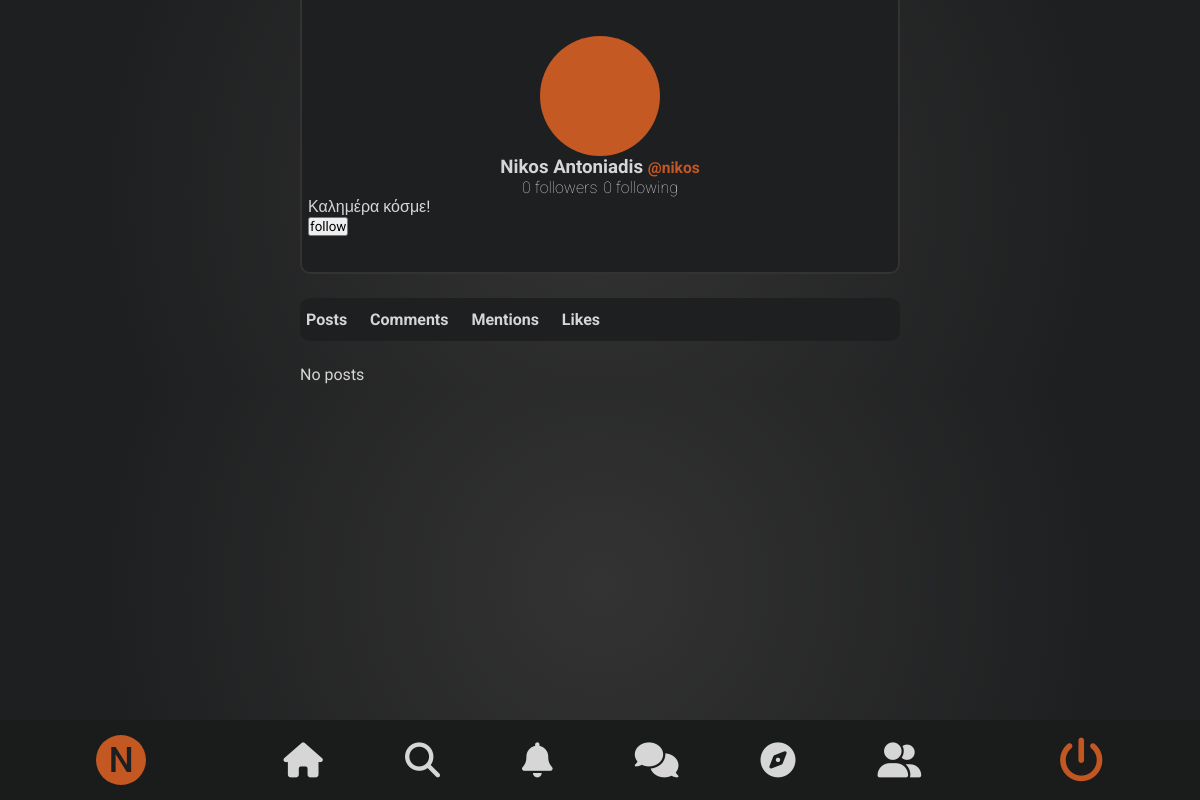
Screenshot of /profile.php (signed in) with the database file from the repository.
### tables this page shows
CREATE TABLE `users` (
  `id` int(10) UNSIGNED NOT NULL,
  `username` varchar(20) DEFAULT NULL,
  `fullname` varchar(60) DEFAULT NULL,
  `bio` varchar(300) DEFAULT NULL,
  `avatar` varchar(50) DEFAULT NULL,
  `type` tinyint(4) DEFAULT 1,
  `status` tinyint(4) DEFAULT 0,
  `followers` int(10) UNSIGNED DEFAULT 0,
  `following` int(10) UNSIGNED DEFAULT 0,
  `auth_key` varchar(50) DEFAULT NULL
);

### app/model/settings.php (called while the page is built, shortened)
<?php
$dbhost = 'localhost';
$dbuser = 'root';
$dbpass = '';
$dbname = 'socialnetwork';
class DB extends SQL{
    public $pdo, $i='`';
    function __construct($c){
        extract($c);
        $this->pdo = new PDO($dsn, $user, $pass, $args);
    }
    function row($q, $p = NULL){
        return($s = $this->query($q, $p)) ? $s -> fetch(PDO::FETCH_OBJ) : 0;
    }
    function fetch($q,$p=NULL){
        return($s = $this->query($q,$p))?$s->fetchAll(PDO::FETCH_OBJ):0;
    }
    function query($q,$p=NULL){
        $s = $this->pdo -> prepare(self::$q[] = str_replace('"', $this->i, $q));
        $s -> execute($p);
        return $s;
    }
}
$config = array(
        'dsn' => 'mysql:host='.$dbhost.';dbname='.$dbname.'',
        'user' => $dbuser,
        'pass' => $dbpass,
        'args' => array(
			PDO::ATTR_ERRMODE => PDO::ERRMODE_EXCEPTION,
			PDO::MYSQL_ATTR_INIT_COMMAND => "SET NAMES utf8"
        )
);
$db = new DB($config);
?>

### public/profile.php (the view, shortened to what this page needs)
<?php
require_once "includes/header.php";
include "includes/navigationbar.php";
?>
<div class="profile-container" >
	<div class="user-container" data-id="<?php echo $row->id ?>">
		<div class="user">
			<div class="img">
			</div>
			<div class="name">
				<h3><?php echo $row->fullname ?> <small><?php echo "@".$row->username ?></small></h3>
			</div>
			<div class="info">
				<p><?php echo $row->followers ?> followers</p>
				<p><?php echo $row->following ?> following</p>
			</div>
		</div>
		<p><?php echo $row->bio ?></p>
		<p id="btn-profile">
			<?php echo $_SESSION['user'] === $_GET["id"] ? "<a href='edit.php'>edit</a>" : "<button class='follow-btn'>follow</button>" ?>
		</p>
	</div>
	<div class="actions-container">
		<div class="action-type">
			<div class="action post-action">
				<h4>Posts</h4>
			</div>
			<div class="action comment-action">
				<h4>Comments</h4>
			</div>
			<div class="action mention-action">
				<h4>Mentions</h4>
			</div>
			<div class="action like-action">
				<h4>Likes</h4>
			</div>
		</div>
	</div>
	<div class="status-container">
		<div class='get-posts'>
			<?php
			$sql = "SELECT * FROM posts WHERE user_id = ? AND parent_id is NULL";
			$params = array($_GET["id"]);
			$rows = $db->fetch($sql, $params);
			echo count((array)$rows) == 0 ? "No posts" : null;
			include "includes/feeds.php"; ?>
		</div>
	</div>
</div>
<?php require_once "includes/footer.php" ?>

### public/includes/navigationbar.php (shortened to what this page needs)
<?php
        $sql = "SELECT * FROM users WHERE id = ?";
        $params = array($_SESSION['user']);
        $row = $db->row($sql, $params);
        if($row->avatar){
            $avatar = "<img style='width:100%' src='../files/assets/img/avatars/".$row->avatar."'>";
        }else{
            $avatar = "<span class='user-icon'>".substr(ucwords($row->fullname),0,1)."</span>";
        }
?>
<nav id='nav-container'>
    <ul id='nav-items'>
        <li id='nav-item'>
            <a id='user' href='./profile.php?id=<?php echo $_SESSION['user'] ?>'><?php echo $avatar ?></a>
        </li>
        <div id="space">
        <li id='nav-item'>
            <a href="./homepage.php"><i class='fas fa-home' style='font-size:35px'></i></a>
        </li>
        <li id='nav-item'>
            <a href="#"><i class='fas fa-search' style='font-size:35px'></i></a>
        </li>
        <li id='nav-item'>
            <a href="#"><i class='fas fa-bell' style='font-size:35px'></i></a>
        </li>
        <li id='nav-item'>
            <a href="#"><i class='fas fa-comments' style='font-size:35px'></i></a>
        </li>
        <li id='nav-item'>
            <a href="#"><i class='fas fa-compass' style='font-size:35px'></i></a>
        </li>
        <li id='nav-item'>
            <a href="#"><i class='fas fa-user-friends' style='font-size:35px'></i></a>
        </li>
        </div>
        <li id='nav-item'>
            <a id='logout' href='index.php?logout=1'><i class="fas fa-power-off" style="font-size:45px"></i></a>
        </li>
    </ul>
</nav>

### styles/style.css (style rules this page uses)
:root { --main-bg-color: radial-gradient(circle, rgba(51,51,51,1) 0%, rgba(30,31,32,1) 80%); --secondary-bg-color: rgba(30, 31, 32, 1); --main-text-color: #d6d6d6; --secondary-text-color: #fc6d26be; --small-text-size: .6rem; --middle-text-size: .9rem; }
* { padding: 0; margin: 0; box-sizing: border-box; font-family: "Roboto", sans-serif; outline: none; }
body { width: 100%; height: 100%; color: var(--main-text-color); background: var(--main-bg-color); }
.profile-container .user-container { width: 50%; margin: auto; border: 2px solid #333333; background-color: #1e1f20; padding: 3% 0.5%; border-bottom-left-radius: 10px; border-bottom-right-radius: 10px; border-top: none; }
.profile-container .user-container .user { width: 100%; }
.profile-container .user-container .user .img { width: 120px; height: 120px; margin: auto; color: var(--secondary-bg-color); background-color: var(--secondary-text-color); border-radius: 100px; display: flex; justify-content: center; align-items: center; }
.profile-container .user-container .user .name h3 { color: var(--main-color-text); text-align: center; }
.profile-container .user-container .user .name h3 small { color: var(--secondary-text-color); }
.profile-container .user-container .user .info { display: flex; justify-content: center; align-self: center; font-weight: 100; }
.profile-container .user-container .user .info p { padding: 0 0.5%; }
.profile-container .actions-container { width: 50%; padding: 1% 0.5%; border-radius: 10px; margin: 2% auto 0 auto; background-color: #1e1f20; }
.profile-container .actions-container .action-type { width: 50%; display: flex; justify-content: space-between; }
.profile-container .actions-container .action-type .action { cursor: pointer; }
.profile-container .status-container { width: 50%; margin: 1% auto; padding: 1% 0.5%; }
.profile-container .status-container .get-posts, .profile-container .status-container .get-comments, .profile-container .status-container .get-likes, .profile-container .status-container .get-mentions { position: absolute; width: 50%; left: 25%; transition: 1.5s; }
#nav-container { position: fixed; top: 0; width: 5%; height: 100%; background-color: #1a1b1be7; display: flex; flex-direction: row; z-index: 2; }
#nav-container #nav-items { height: 100%; width: 100%; margin: auto; display: flex; flex-direction: column; justify-content: space-between; }
#nav-container #nav-items #space { width: 100%; height: 50%; display: flex; flex-direction: column; justify-content: space-around; align-items: center; }
#nav-container #nav-items #nav-item { margin: auto; list-style: none; cursor: pointer; }
#nav-container #nav-items #nav-item a { color: var(--main-text-color); }
#nav-container #nav-items #nav-item #user { top: 5%; width: 50px; height: 50px; display: flex; border-radius: 50px; align-items: center; text-decoration: none; justify-content: center; color: var(--secondary-bg-color); background-color: var(--secondary-text-color); }
#nav-container #nav-items #nav-item #user .user-icon { font-weight: 500; font-size: 2.2rem; }
#nav-container #nav-items #nav-item #logout { bottom: 5%; color: var(--secondary-text-color); }
@media all and (max-width: 1200px) { #nav-container { position: fixed; top: 90%; left: 0; width: 100%; height: 10%; background-color: #1a1b1b; flex-direction: column; vertical-align: baseline; } }
@media all and (max-width: 1200px) { #nav-container #nav-items { width: 100%; height: 100%; flex-direction: row; align-items: center; } }
@media all and (max-width: 1200px) { #nav-container #nav-items #space { flex-direction: row; width: 60%; } }

### rows the page displays
users: fullname "N", fullname "Nikos Antoniadis", username "nikos", followers "0", following "0", bio "Καλημέρα κόσμε!"
